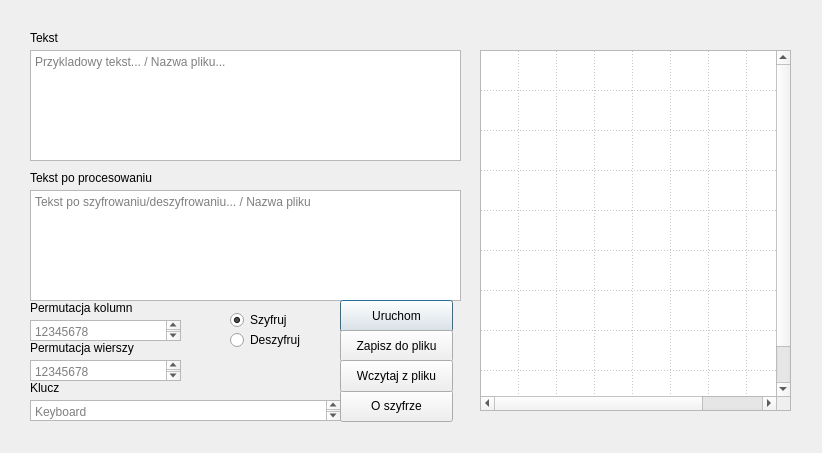
<?xml version="1.0" encoding="UTF-8"?>
<ui version="4.0">
 <class>Dialog</class>
 <widget class="QDialog" name="Dialog">
  <property name="enabled">
   <bool>true</bool>
  </property>
  <property name="geometry">
   <rect>
    <x>0</x>
    <y>0</y>
    <width>822</width>
    <height>453</height>
   </rect>
  </property>
  <property name="windowTitle">
   <string>Szyfr</string>
  </property>
  <widget class="QTextEdit" name="text_input">
   <property name="geometry">
    <rect>
     <x>30</x>
     <y>50</y>
     <width>431</width>
     <height>111</height>
    </rect>
   </property>
   <property name="sizePolicy">
    <sizepolicy hsizetype="Fixed" vsizetype="Fixed">
     <horstretch>0</horstretch>
     <verstretch>0</verstretch>
    </sizepolicy>
   </property>
   <property name="placeholderText">
    <string>Przykladowy tekst... / Nazwa pliku...</string>
   </property>
  </widget>
  <widget class="QTextEdit" name="text_output">
   <property name="geometry">
    <rect>
     <x>30</x>
     <y>190</y>
     <width>431</width>
     <height>111</height>
    </rect>
   </property>
   <property name="sizePolicy">
    <sizepolicy hsizetype="Fixed" vsizetype="Fixed">
     <horstretch>0</horstretch>
     <verstretch>0</verstretch>
    </sizepolicy>
   </property>
   <property name="readOnly">
    <bool>true</bool>
   </property>
   <property name="placeholderText">
    <string>Tekst po szyfrowaniu/deszyfrowaniu... / Nazwa pliku</string>
   </property>
  </widget>
  <widget class="QRadioButton" name="szyfruj">
   <property name="enabled">
    <bool>true</bool>
   </property>
   <property name="geometry">
    <rect>
     <x>230</x>
     <y>310</y>
     <width>100</width>
     <height>20</height>
    </rect>
   </property>
   <property name="text">
    <string>Szyfruj</string>
   </property>
   <property name="checked">
    <bool>true</bool>
   </property>
  </widget>
  <widget class="QRadioButton" name="deszyfruj">
   <property name="geometry">
    <rect>
     <x>230</x>
     <y>330</y>
     <width>100</width>
     <height>20</height>
    </rect>
   </property>
   <property name="text">
    <string>Deszyfruj</string>
   </property>
  </widget>
  <widget class="QPushButton" name="uruchom_button">
   <property name="geometry">
    <rect>
     <x>340</x>
     <y>300</y>
     <width>113</width>
     <height>32</height>
    </rect>
   </property>
   <property name="text">
    <string>Uruchom</string>
   </property>
  </widget>
  <widget class="QPushButton" name="do_pliku_button">
   <property name="geometry">
    <rect>
     <x>340</x>
     <y>330</y>
     <width>113</width>
     <height>32</height>
    </rect>
   </property>
   <property name="text">
    <string>Zapisz do pliku</string>
   </property>
  </widget>
  <widget class="QPlainTextEdit" name="perm_kol">
   <property name="geometry">
    <rect>
     <x>30</x>
     <y>320</y>
     <width>151</width>
     <height>21</height>
    </rect>
   </property>
   <property name="sizePolicy">
    <sizepolicy hsizetype="Fixed" vsizetype="Fixed">
     <horstretch>0</horstretch>
     <verstretch>0</verstretch>
    </sizepolicy>
   </property>
   <property name="accessibleName">
    <string/>
   </property>
   <property name="placeholderText">
    <string>12345678</string>
   </property>
  </widget>
  <widget class="QPlainTextEdit" name="perm_wier">
   <property name="geometry">
    <rect>
     <x>30</x>
     <y>360</y>
     <width>151</width>
     <height>21</height>
    </rect>
   </property>
   <property name="sizePolicy">
    <sizepolicy hsizetype="Fixed" vsizetype="Fixed">
     <horstretch>0</horstretch>
     <verstretch>0</verstretch>
    </sizepolicy>
   </property>
   <property name="placeholderText">
    <string>12345678</string>
   </property>
  </widget>
  <widget class="QLabel" name="label">
   <property name="geometry">
    <rect>
     <x>30</x>
     <y>300</y>
     <width>121</width>
     <height>16</height>
    </rect>
   </property>
   <property name="text">
    <string>Permutacja kolumn</string>
   </property>
  </widget>
  <widget class="QLabel" name="label_2">
   <property name="geometry">
    <rect>
     <x>30</x>
     <y>340</y>
     <width>121</width>
     <height>16</height>
    </rect>
   </property>
   <property name="text">
    <string>Permutacja wierszy</string>
   </property>
  </widget>
  <widget class="QLabel" name="label_3">
   <property name="geometry">
    <rect>
     <x>30</x>
     <y>380</y>
     <width>121</width>
     <height>16</height>
    </rect>
   </property>
   <property name="text">
    <string>Klucz</string>
   </property>
  </widget>
  <widget class="QPlainTextEdit" name="klucz">
   <property name="geometry">
    <rect>
     <x>30</x>
     <y>400</y>
     <width>311</width>
     <height>21</height>
    </rect>
   </property>
   <property name="sizePolicy">
    <sizepolicy hsizetype="Fixed" vsizetype="Fixed">
     <horstretch>0</horstretch>
     <verstretch>0</verstretch>
    </sizepolicy>
   </property>
   <property name="placeholderText">
    <string>Keyboard</string>
   </property>
  </widget>
  <widget class="QLabel" name="label_4">
   <property name="geometry">
    <rect>
     <x>30</x>
     <y>30</y>
     <width>60</width>
     <height>16</height>
    </rect>
   </property>
   <property name="text">
    <string>Tekst</string>
   </property>
  </widget>
  <widget class="QLabel" name="label_5">
   <property name="geometry">
    <rect>
     <x>30</x>
     <y>170</y>
     <width>141</width>
     <height>16</height>
    </rect>
   </property>
   <property name="text">
    <string>Tekst po procesowaniu</string>
   </property>
  </widget>
  <widget class="QPushButton" name="info_button">
   <property name="geometry">
    <rect>
     <x>340</x>
     <y>390</y>
     <width>113</width>
     <height>32</height>
    </rect>
   </property>
   <property name="text">
    <string>O szyfrze</string>
   </property>
  </widget>
  <widget class="QPushButton" name="z_pliku_button">
   <property name="geometry">
    <rect>
     <x>340</x>
     <y>360</y>
     <width>113</width>
     <height>32</height>
    </rect>
   </property>
   <property name="text">
    <string>Wczytaj z pliku</string>
   </property>
  </widget>
  <widget class="QTableWidget" name="tabela_wiz">
   <property name="geometry">
    <rect>
     <x>480</x>
     <y>50</y>
     <width>311</width>
     <height>361</height>
    </rect>
   </property>
   <property name="sizePolicy">
    <sizepolicy hsizetype="Fixed" vsizetype="Fixed">
     <horstretch>0</horstretch>
     <verstretch>0</verstretch>
    </sizepolicy>
   </property>
   <property name="font">
    <font>
     <family>AppleGothic</family>
    </font>
   </property>
   <property name="cursor" stdset="0">
    <cursorShape>CrossCursor</cursorShape>
   </property>
   <property name="showGrid">
    <bool>true</bool>
   </property>
   <property name="gridStyle">
    <enum>Qt::DotLine</enum>
   </property>
   <property name="cornerButtonEnabled">
    <bool>true</bool>
   </property>
   <property name="rowCount">
    <number>9</number>
   </property>
   <property name="columnCount">
    <number>9</number>
   </property>
   <attribute name="horizontalHeaderVisible">
    <bool>false</bool>
   </attribute>
   <attribute name="horizontalHeaderDefaultSectionSize">
    <number>35</number>
   </attribute>
   <attribute name="horizontalHeaderMinimumSectionSize">
    <number>35</number>
   </attribute>
   <attribute name="verticalHeaderVisible">
    <bool>false</bool>
   </attribute>
   <attribute name="verticalHeaderDefaultSectionSize">
    <number>40</number>
   </attribute>
   <attribute name="verticalHeaderHighlightSections">
    <bool>true</bool>
   </attribute>
   <attribute name="verticalHeaderMinimumSectionSize">
    <number>39</number>
   </attribute>
   <attribute name="verticalHeaderShowSortIndicator" stdset="0">
    <bool>false</bool>
   </attribute>
   <row/>
   <row/>
   <row/>
   <row/>
   <row/>
   <row/>
   <row/>
   <row/>
   <row/>
   <column/>
   <column/>
   <column/>
   <column/>
   <column/>
   <column/>
   <column/>
   <column/>
   <column/>
  </widget>
 </widget>
 <resources/>
 <connections/>
</ui>
